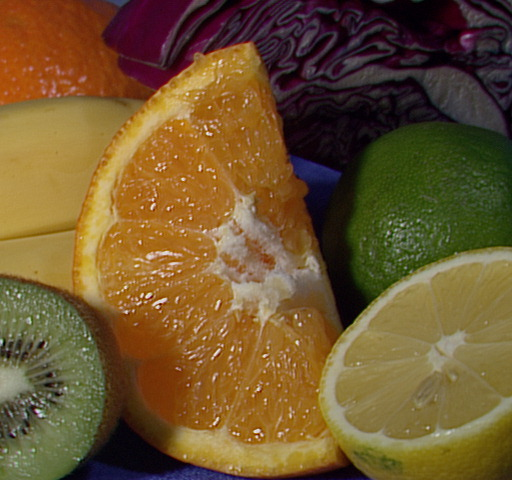
//> input picture QtCreator/fruits.jpg, 512 x 480 px
$ ./sim_color   (built with g++ and OpenCV 4)
//> lines starting //> are read from the running program, lines starting //| are printed output that depends on the picture; after the words box and inside, x2 and y2 are one past the last pixel; in counts of white or black regions, pixels touching at a corner belong together

#include "opencv2/imgproc/imgproc.hpp"
#include "opencv2/highgui/highgui.hpp"

#include <stdio.h>
#include <iostream>

using namespace cv;
using namespace std;

int edgeThresh = 1;
Mat input, output;
int DMax = 20;


static void help()
{
    printf("\nThis is an exercise with the goal to find similarly \
           colored regions\n"
                            "Call:\n"
                            "    /.edge [image_name -- Default is fruits.jpg]\n\n");
}

const char* keys =
{
    "{1| |fruits.jpg|input image name}"
};

void simcolor(Mat& myImage, Point seed, Mat& Result)
{
    CV_Assert(myImage.depth() == CV_8U); // accept only uchar image

    // find similar colored regions
    // set DMax via trackbar

    Result.create(myImage.size(), myImage.channels());


}

static void onMouse( int event, int row, int col, int, void* )
{
    if( event != CV_EVENT_LBUTTONDOWN )
        return;
    // the point where the user clicked
    Point seed = Point(row, col);

    // the color of the point where the user clicked
    Vec3b selectioncolor = input.at<Vec3b>(seed.y, seed.x);

    int bc = static_cast<int>(selectioncolor[0]);
    int gc = static_cast<int>(selectioncolor[1]);
    int rc = static_cast<int>(selectioncolor[2]);

    // vector of points where the color difference is less than DMax
    vector<Point> simregions;

    //    // traverse over full input image
    for (int x = 0; x < input.rows; ++x )
    {

        for (int y = 0; y < input.cols; ++y)
        {
            // the color of the pixel currently looked at
            Vec3b tempcolor = input.at<Vec3b>(x, y);

            // check for color range
            int bi = static_cast<int>(tempcolor.val[0]);
            int gi = static_cast<int>(tempcolor.val[1]);
            int ri = static_cast<int>(tempcolor.val[2]);


            float D = sqrt(pow(bc - bi, 2) + pow(gc - gi, 2) + pow(rc - ri, 2));

            if(D < DMax)
            {
                Point matchingPixel = Point(x, y);
                simregions.push_back(matchingPixel);
            }

        }
    }


        for( vector<Point>::iterator i = simregions.begin(); i != simregions.end(); ++i)
        {
            // turn all pixle in the result vector white

            input.at<Vec3b>(i->x, i->y)[0] = 255;
            input.at<Vec3b>(i->x, i->y)[1] = 255;
            input.at<Vec3b>(i->x, i->y)[2] = 255;


        }
    cout << input.size() << endl;
    cout << "similar pixels selected: "<< simregions.size() << endl;

    imshow( "input", input );

    // check if seed is inside the input
    // simcolor(input, seed, resultinput);

}


int main( int argc, char** argv )
{
    char* filename = argc >= 2 ? argv[1] : (char*)"fruits.jpg";
    input = imread(filename, 1);
//> input is the input picture: 480 rows x 512 cols, CV_8UC3; mean B, G, R 46.2, 85.6, 110.8

    if( input.empty() )
    {
        cout << "input empty. Usage: ffilldemo <input_name>\n";
        return 0;
    }
    if (input.channels() != 3) {
        cerr << "only works for 3-channel Mat!" << endl;
    }


    help();


    // Save the image on disk
    //imwrite("../output_inputs/Gray_inputNEU.jpg", resultimage);

    // Show the image
    namedWindow( "input", CV_WINDOW_AUTOSIZE );
    //namedWindow( "Gray input", CV_WINDOW_AUTOSIZE );

    setMouseCallback( "input", onMouse, 0 );

    imshow( "input", input );


    // Wait for a key stroke; the same function arranges events processing
    waitKey(0);
//> the left mouse button is pressed and released at (128, 120)
//> in onMouse, `Vec3b selectioncolor = input.at<Vec3b>(seed.y, seed.x);`: selectioncolor = [63, 128, 172]
//> in onMouse, `int bc = static_cast<int>(selectioncolor[0]);`: bc = 63
//> in onMouse, `int gc = static_cast<int>(selectioncolor[1]);`: gc = 128
//> in onMouse, `int rc = static_cast<int>(selectioncolor[2]);`: rc = 172
//> after the loop in onMouse, `for (int x = 0; x < input.rows; ++x )`: simregions = 13979 Points (x, y), first 12: [43, 247], [43, 248], [43, 249], [44, 244], [44, 245], [44, 246], [45, 238], [45, 239], [45, 244], [45, 245], [46, 234], [46, 235]
//> after the loop in onMouse, `for( vector<Point>::iterator i = simregions.begin(); i != simregions.e..`:
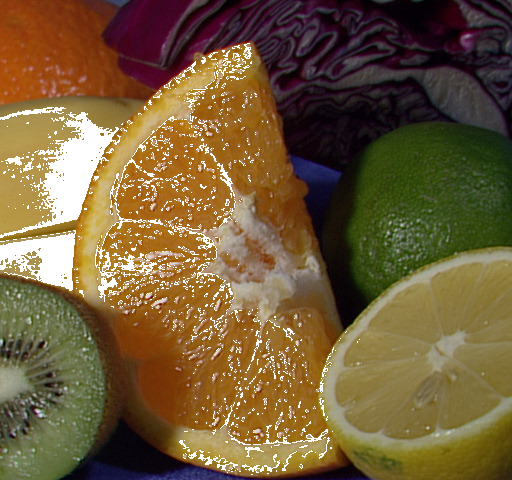
//> input: 480 rows x 512 cols, CV_8UC3; 5.69% of pixels changed, all inside (x1, y1, x2, y2) = (0, 43, 360, 475)
//| [512 x 480]
//| similar pixels selected: 13979
//> the left mouse button is pressed and released at (384, 120)
//> call 3 of onMouse, with event = 1, row = 384, col = 120
//> in onMouse (call 3), `Vec3b selectioncolor = input.at<Vec3b>(seed.y, seed.x);`: selectioncolor = [23, 12, 20]
//> in onMouse (call 3), `int bc = static_cast<int>(selectioncolor[0]);`: bc = 23
//> in onMouse (call 3), `int gc = static_cast<int>(selectioncolor[1]);`: gc = 12
//> in onMouse (call 3), `int rc = static_cast<int>(selectioncolor[2]);`: rc = 20
//> after the loop in onMouse (call 3), `for (int x = 0; x < input.rows; ++x )`: simregions = 19759 Points (x, y), first 12: [0, 131], [0, 209], [0, 226], [0, 227], [0, 239], [0, 260], [0, 261], [0, 262], [0, 263], [0, 264], [0, 302], [0, 303]
//> after the loop in onMouse (call 3), `for( vector<Point>::iterator i = simregions.begin(); i != simregions.e..`:
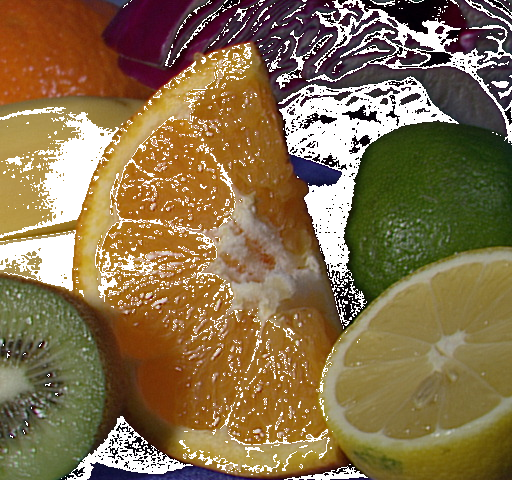
//> input: 480 rows x 512 cols, CV_8UC3; 8.04% of pixels changed, all inside (x1, y1, x2, y2) = (3, 0, 512, 480)
//| [512 x 480]
//| similar pixels selected: 19759
//> the left mouse button is pressed and released at (384, 360)
//> in onMouse (call 5), `Vec3b selectioncolor = input.at<Vec3b>(seed.y, seed.x);`: selectioncolor = [70, 121, 137]
//> in onMouse (call 5), `int bc = static_cast<int>(selectioncolor[0]);`: bc = 70
//> in onMouse (call 5), `int gc = static_cast<int>(selectioncolor[1]);`: gc = 121
//> in onMouse (call 5), `int rc = static_cast<int>(selectioncolor[2]);`: rc = 137
//> after the loop in onMouse (call 5), `for (int x = 0; x < input.rows; ++x )`: simregions = 20270 items
//> after the loop in onMouse (call 5), `for( vector<Point>::iterator i = simregions.begin(); i != simregions.e..`:
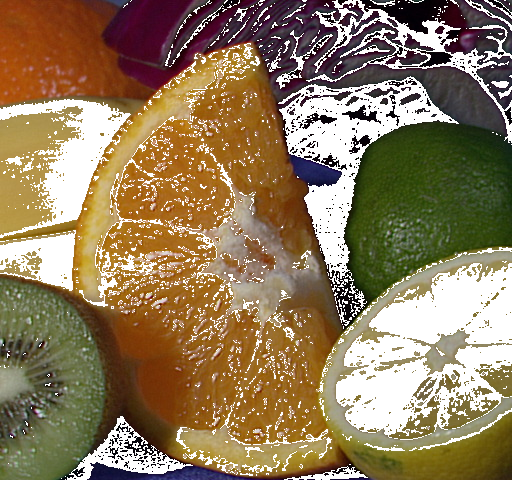
//> input: 480 rows x 512 cols, CV_8UC3; 8.25% of pixels changed, all inside (x1, y1, x2, y2) = (0, 43, 512, 476)
//| [512 x 480]
//| similar pixels selected: 20270
//> the left mouse button is pressed and released at (128, 360)
//> in onMouse (call 7), `Vec3b selectioncolor = input.at<Vec3b>(seed.y, seed.x);`: selectioncolor = [18, 52, 88]
//> in onMouse (call 7), `int bc = static_cast<int>(selectioncolor[0]);`: bc = 18
//> in onMouse (call 7), `int gc = static_cast<int>(selectioncolor[1]);`: gc = 52
//> in onMouse (call 7), `int rc = static_cast<int>(selectioncolor[2]);`: rc = 88
//> after the loop in onMouse (call 7), `for (int x = 0; x < input.rows; ++x )`: simregions = 5505 Points (x, y), first 12: [0, 74], [0, 75], [0, 76], [0, 77], [0, 78], [0, 79], [0, 80], [0, 81], [1, 74], [1, 75], [1, 76], [1, 77]
//> after the loop in onMouse (call 7), `for( vector<Point>::iterator i = simregions.begin(); i != simregions.e..`:
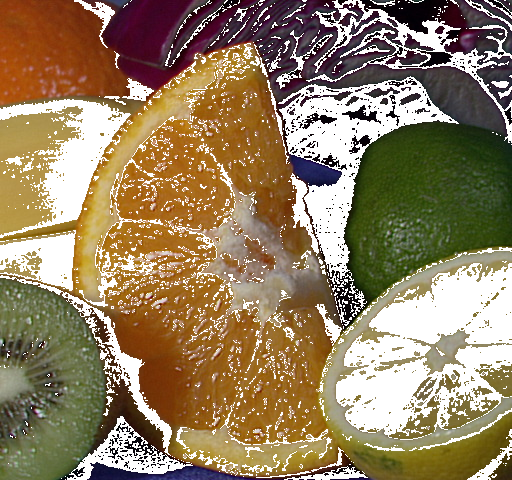
//> input: 480 rows x 512 cols, CV_8UC3; 2.24% of pixels changed, all inside (x1, y1, x2, y2) = (0, 0, 512, 480)
//| [512 x 480]
//| similar pixels selected: 5505
    return 0;

}
